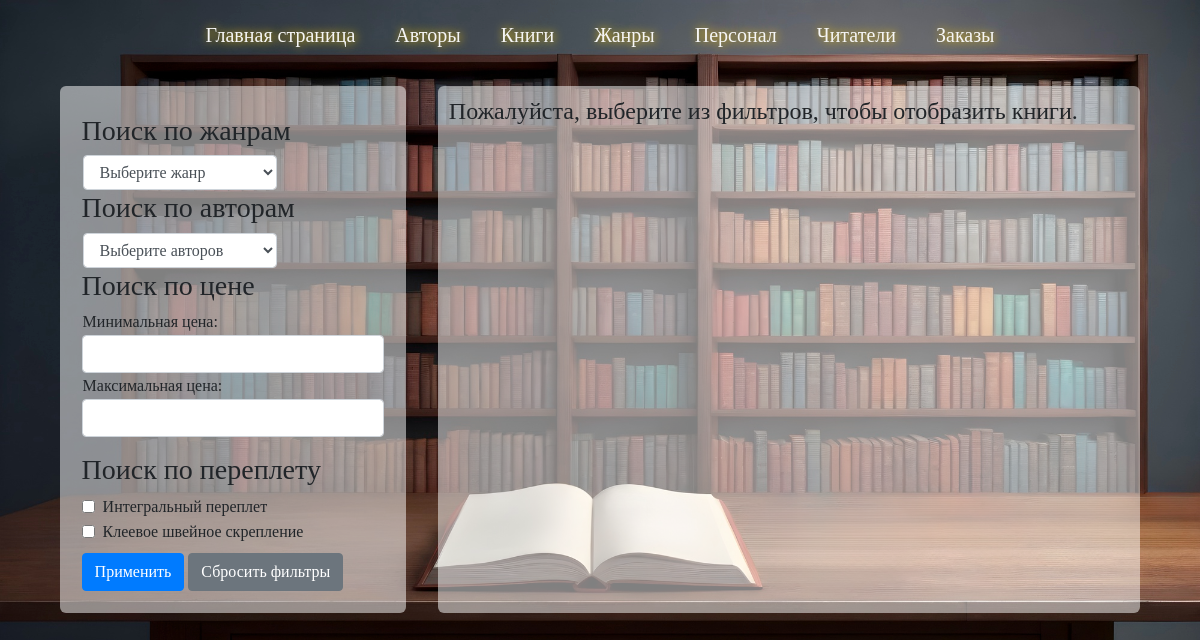
Before: / with the older database file.
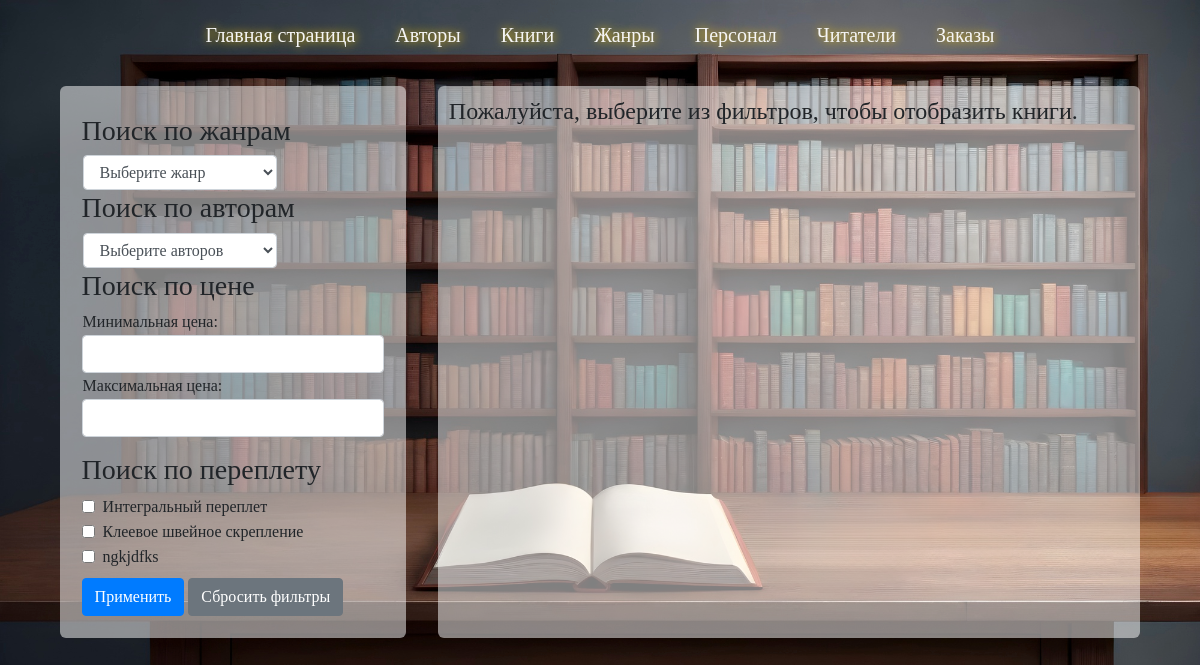
After: the same page with the newer database file.
### Books/models.py (models this page shows, shortened)
class Books(models.Model):
    name = models.CharField(max_length=255)
    count = models.IntegerField()
    authors = models.ManyToManyField(Authors, blank=True)
    genres = models.ManyToManyField(Genres, blank=True)
    slug = models.SlugField(default="", null=False)
    description = models.TextField(default="")
    publishingYear = models.PositiveIntegerField(default=1)
    price = models.CharField(max_length=20, default='0.00')
    publication = models.CharField(max_length=100, default="no_publication")
    binding = models.CharField(max_length=50, default='no_binding')

### main/views.py (the view)
# urls.py: path('', views.books_list, name='main_page')
def books_list(request):
    side_books = Books.objects.all().order_by('name')
    all_authors = Authors.objects.all()  # Получаем всех авторов для выпадающего списка
    genres = request.GET.getlist('genres')  # Получаем список выбранных жанров
    authors = request.GET.getlist('authors')  # Получаем список выбранных авторов
    bindings = request.GET.getlist('bindings') # Получаем список выбранных переплетов
    min_price = request.GET.get('min_price')
    max_price = request.GET.get('max_price')
    if genres:
        side_books = side_books.filter(genres__name__in=genres)  # Фильтруем по жанрам
    if authors:
        side_books = side_books.filter(authors__name__in=authors)  # Фильтруем по авторам
    if min_price:
        try:
            side_books = side_books.filter(price__gte=float(min_price))
        except (ValueError, TypeError):
            pass  # Игнорируем, если преобразование не удалось
    if max_price:
        try:
            side_books = side_books.filter(price__lte=float(max_price))
        except (ValueError, TypeError):
            pass  # Игнорируем, если преобразование не удалось
    if bindings:
        side_books = side_books.filter(binding__in=bindings)
    unique_bindings = Books.objects.values_list('binding', flat=True).distinct()
    paginator = Paginator(side_books, 5)
    page_number = request.GET.get('page')
    page_obj = paginator.get_page(page_number)
    return render(request, 'main/main.html', {
        'page_obj': page_obj,
        'selected_authors': authors,  # Передаем выбранных авторов
        'genres': genres,  # Передаем выбранные жанры
        'authors': all_authors,
        'min_price': min_price,
        'max_price': max_price,
        'binding': bindings,
        'unique_bindings': unique_bindings,
    })

### main/templates/main/main.html (shortened to what the changed rows need)
{% extends 'base.html' %}
{% block header %}
<div class="content-box">
    <div class="search-sidebar">
        <div class="sidebar">
            <form method="get">
                <div>
                    {% for binding in unique_bindings %}
                    <div class="form-check">
                        <input type="checkbox" name="bindings" value="{{ binding }}" class="form-check-input" {% if binding in selected_bindings %}checked{% endif %}>
                        <label class="form-check-label">{{ binding }}</label>
                    </div>
                    {% endfor %}
                </div>
            </form>
        </div>
    </div>
</div>
{% endblock %}

Changed rows visible on the page:
added Books: binding "ngkjdfks"
